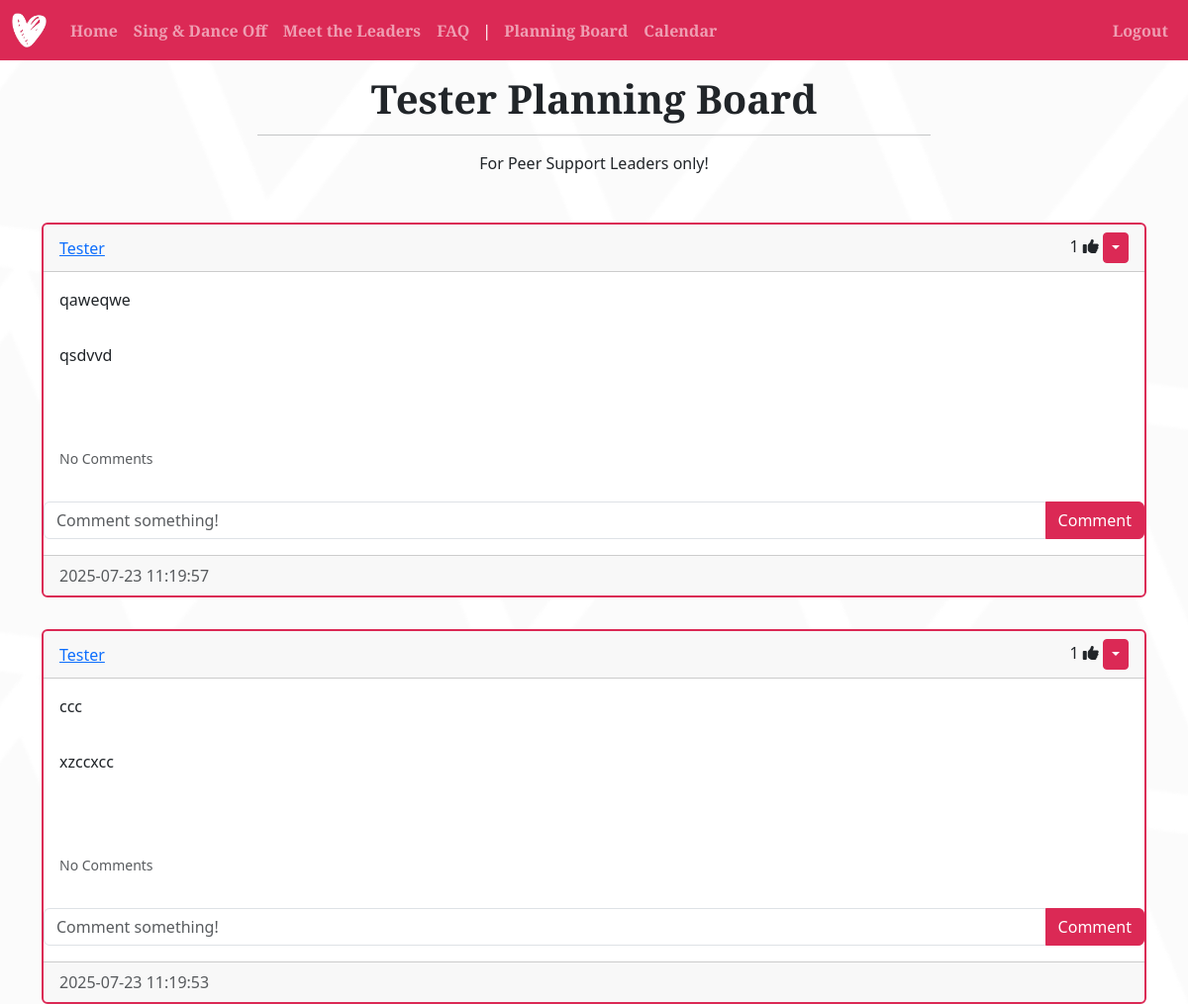
The app's page /posts/Tester (signed in, upper part), older data.
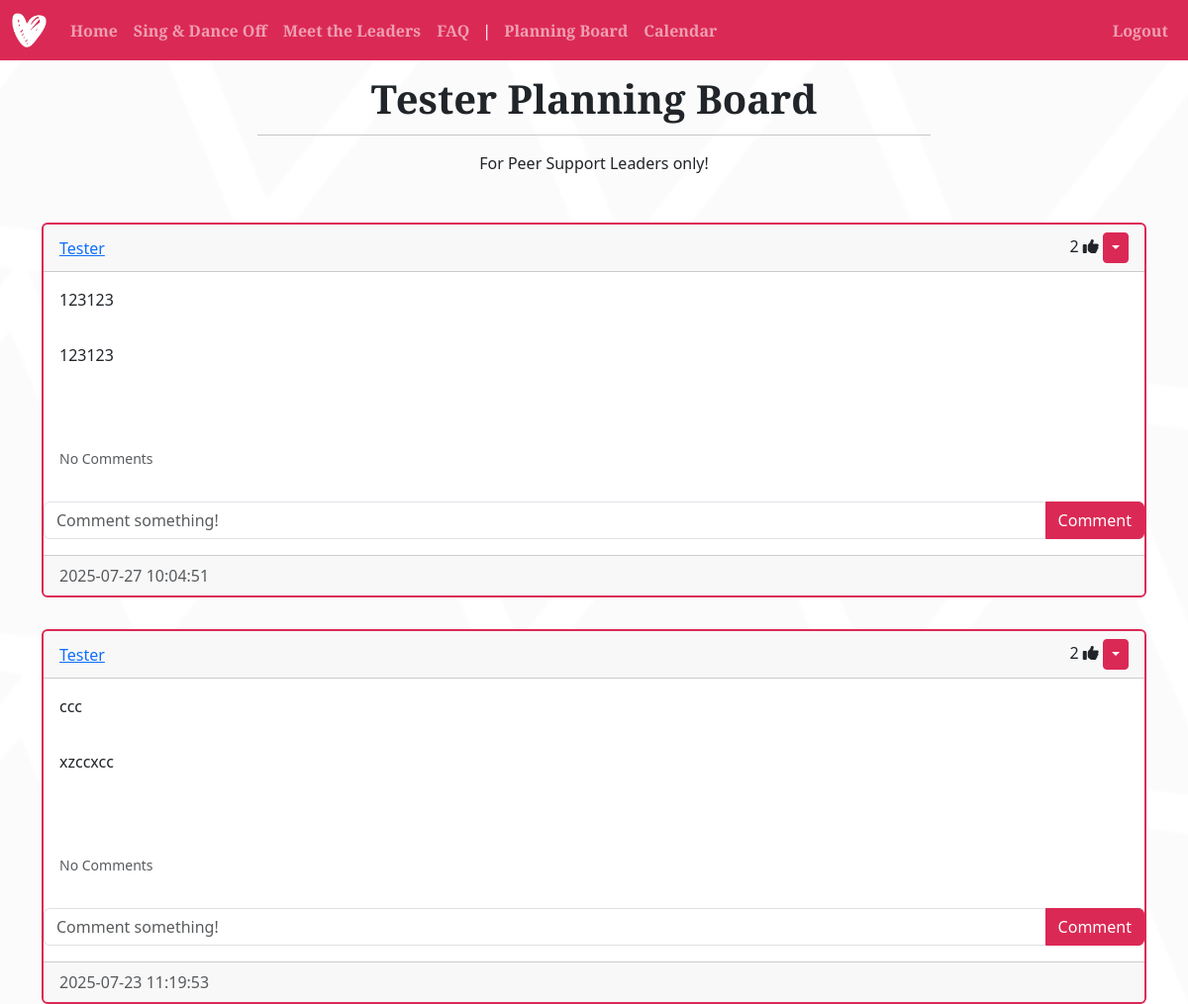
The same page, newer data.
### website/models.py (models this page shows)
class Post(db.Model):
    id = db.Column(db.Integer, primary_key=True)
    title = db.Column(db.String(150), nullable=False)
    content = db.Column(db.Text, nullable=False)
    date_created = db.Column(db.DateTime(timezone=True), default=func.now())
    author = db.Column(db.Integer, db.ForeignKey(
        'user.id', ondelete="CASCADE"), nullable=False)
    comments = db.relationship('Comment', backref='post', passive_deletes=True)
    likes = db.relationship('Like', backref='post', passive_deletes=True)

class User(db.Model, UserMixin):
    id = db.Column(db.Integer, primary_key=True)
    email = db.Column(db.String(150), unique=True)
    username = db.Column(db.String(150), unique=True)
    password = db.Column(db.String(150))
    date_created = db.Column(db.DateTime(timezone=True), default=func.now())
    posts = db.relationship('Post', backref='user', passive_deletes=True)
    comments = db.relationship('Comment', backref='user', passive_deletes=True)
    likes = db.relationship('Like', backref='user', passive_deletes=True)

### website/views.py (the view)
@views.route("/posts/<username>")
@login_required
def posts(username):
    page = request.args.get('page', 1, type=int)
    user = User.query.filter_by(username=username).first()
    if not user:
        flash('No user with that username exists.', category='error')
        return redirect(url_for('views.blog'))
    posts = Post.query.filter_by(user=user).order_by(
        Post.date_created.desc()).paginate(page=page, per_page=4)
    return render_template("posts.html", user=current_user, posts=posts, username=username)

### website/__init__.py (called while the page is built)
def create_app():
    app = Flask(__name__)
    app.config['SECRET_KEY'] = "9TGpWEMCbL"
    app.config['SQLALCHEMY_DATABASE_URI'] = f'sqlite:///{DB_NAME}'
    db.init_app(app)
    from .views import views
    from .auth import auth
    app.register_blueprint(views, url_prefix="/")
    app.register_blueprint(auth, url_prefix="/")
    from .models import User
    with app.app_context():
        db.create_all()
    login_manager = LoginManager()
    login_manager.login_view = "auth.login"
    login_manager.init_app(app)
    @login_manager.user_loader
    def load_user(id):
        return User.query.get(int(id))
    return app

### website/templates/posts.html (shortened to what this page needs)
{% extends "posts_div.html" %} {% block title %} {{username}}'s Board • Peer Support SMC {% endblock %} {% block header %} {{username}}'s Board {% endblock %}

### website/templates/posts_div.html (shortened to what this page needs)
{% extends "template.html" %} {% block title %} Planning Board • Peer Support SMC {% endblock %}
{% block content %}
<section>
    <div class="container px-4 px-lg-5 h-100 navspace">
        <div class="row gx-4 gx-lg-5 h-100 align-items-center justify-content-center text-center">
            <div class="col-lg-8 align-self-end">
                <h1 class="text-dark headings-font">{{username}} Planning Board</h1>
                <hr class="divider" />
                <p class="text-white-75 mb-5">For Peer Support Leaders only!</p>
            </div>
        </div>
    </div>
</section>
<div id="posts" class="container">
    {% for post in posts %}
    <div class="card textbox-border">
        <div class="card-header d-flex justify-content-between align-items-center">
            <a href="/posts/{{post.user.username}}">{{post.user.username}}</a>
            <div>
                <span id="likes-count-{{post.id}}">{{ post.likes|length }}</span>
                {% if user.id in post.likes|map(attribute="author")|list %}
                <i class="fas fa-thumbs-up" id="like-button-{{post.id}}" onclick="like({{post.id}})"></i>
                {% else %}
                <i class="far fa-thumbs-up" id="like-button-{{post.id}}" onclick="like({{post.id}})"></i>
                {% endif %}
                {% if user.id == post.author %}
                <div class="btn-group">
                    <button type="button" class="btn btn-sm btn-primary dropdown-toggle red" data-bs-toggle="dropdown"></button>
                </div>
                {% endif %}
            </div>
        </div>
        <div class="card-body">
            <div class="card-text">{{post.title}}</div>
        </div>
        <div class="card-body">
            <div class="card-text">{{post.content}}</div>
        </div>
<div class="spacer"></div>
        <p class="card-text">
            {% if post.comments|length > 0 %}
            <div class="m-3">
            <a data-bs-toggle="collapse" href="#comments-{{post.id}}" role="button">
                <small>View {{post.comments|length}} Comments</small>
            </a>
            </div>
            {% else %}
            <div class="m-3">
            <small class="text-muted">No Comments</small>
            </div>
            {% endif %}
        </p>
        <form class="input-group mb-3" method="POST" action="/create-comment/{{post.id}}">
            <input type="text" id="text" name="text" class="form-control" placeholder="Comment something!"/>
            <button type="submit" class="btn btn-primary red">Comment</button>
        </form>
        <div class="card-footer text-muted">{{post.date_created}}</div>
    </div>
<div class="spacer"></div>
    {% endfor %}
</div>
{% endblock %}

Row changes from the older to the newer data that the page shows:
changed Post (number 1 of 2 on the later page): likes|length "1" → "2"; title "qaweqwe" → "123123"; content "qsdvvd" → "123123"; date_created "2025-07-23 11:19:57" → "2025-07-27 10:04:51"
computed for Post "ccc": likes|length "1" → "2"
